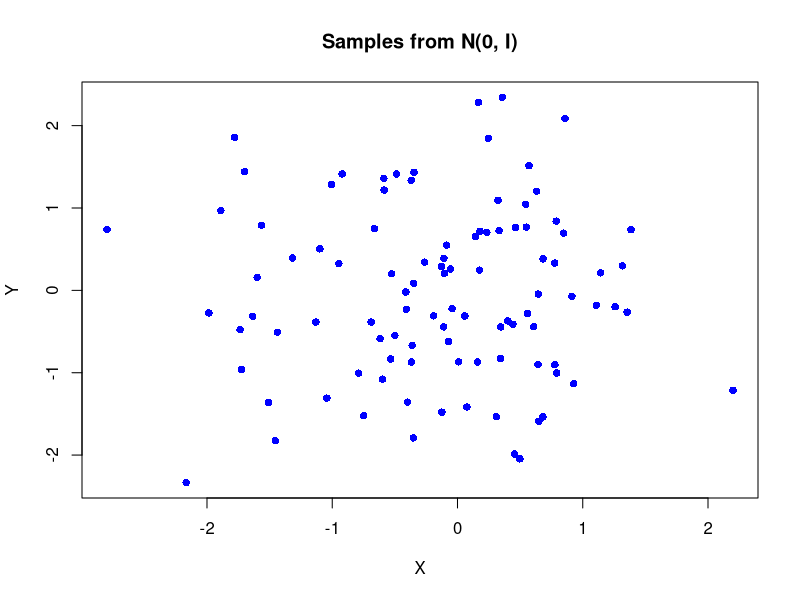
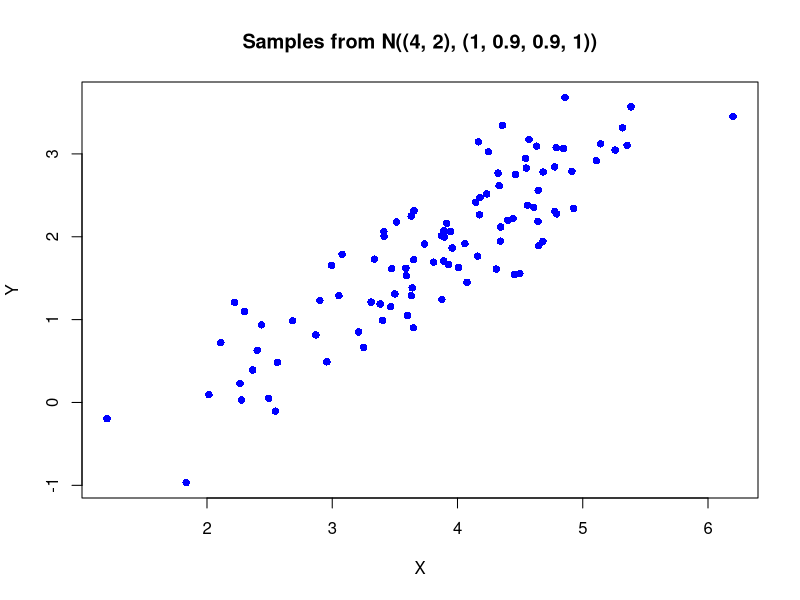
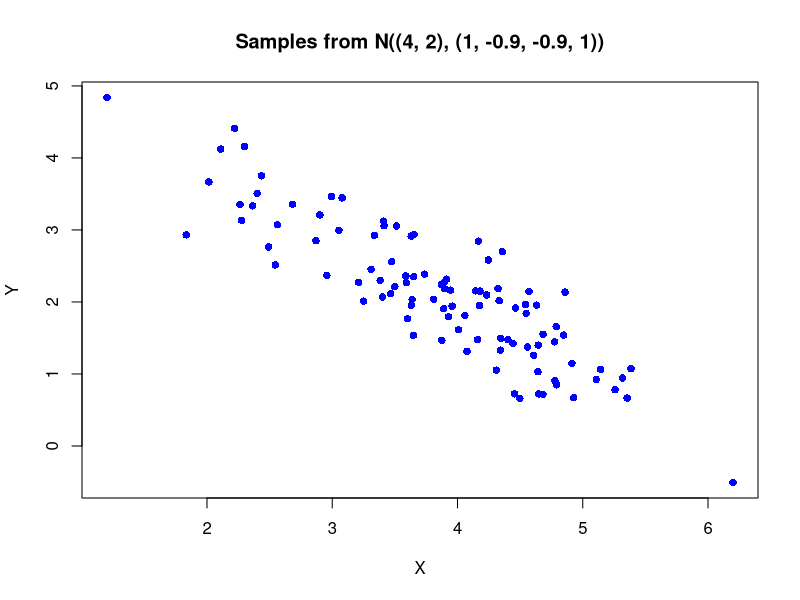
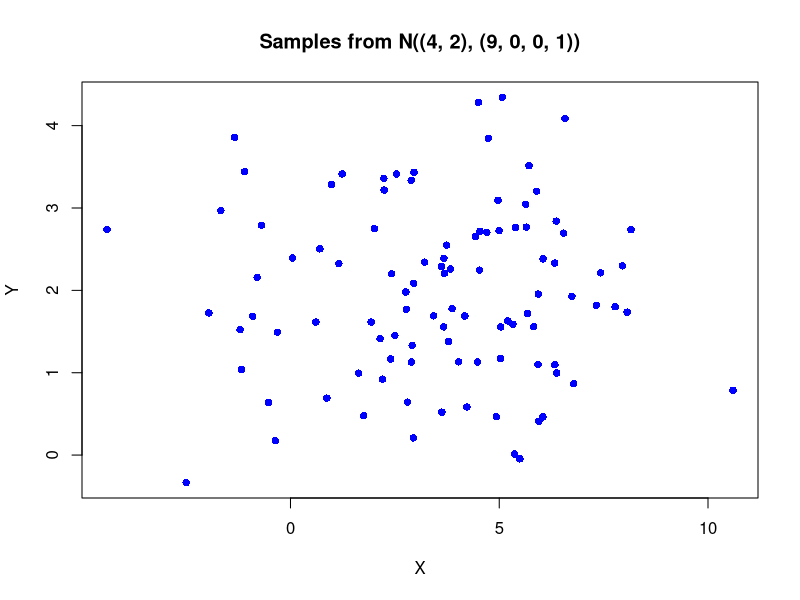
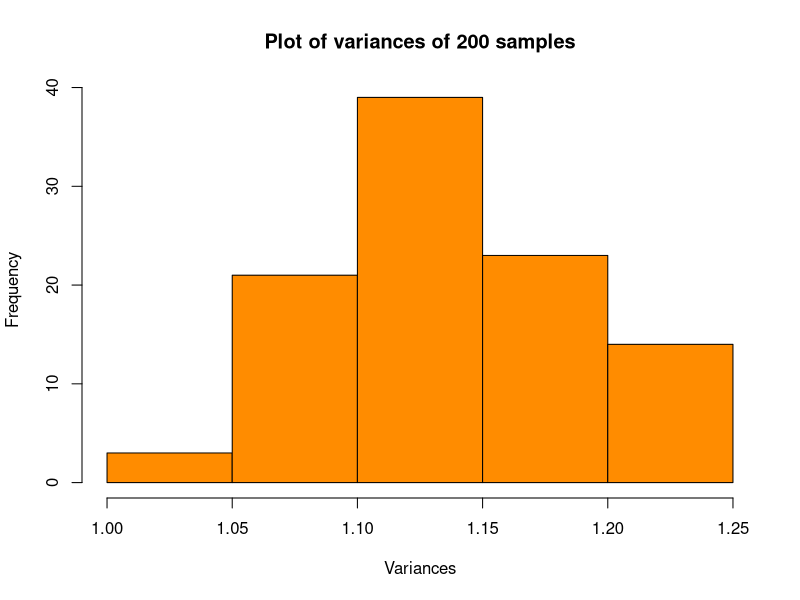
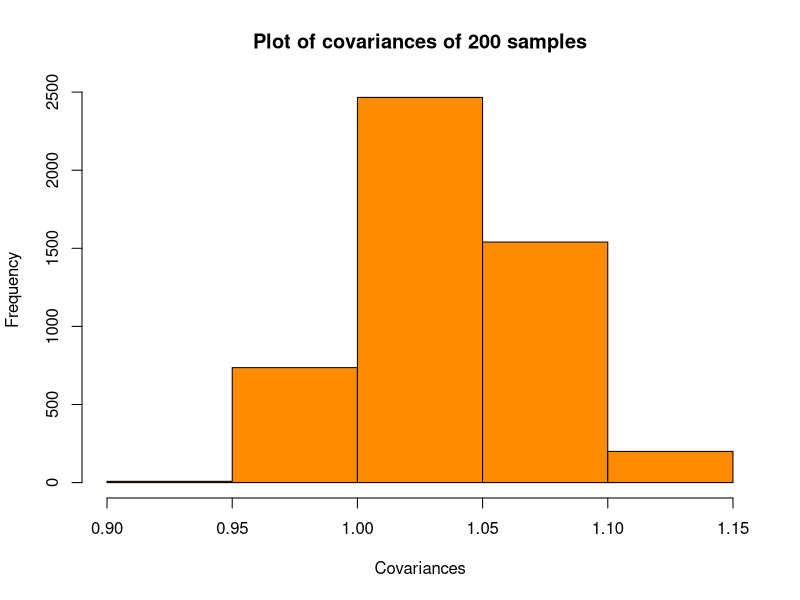
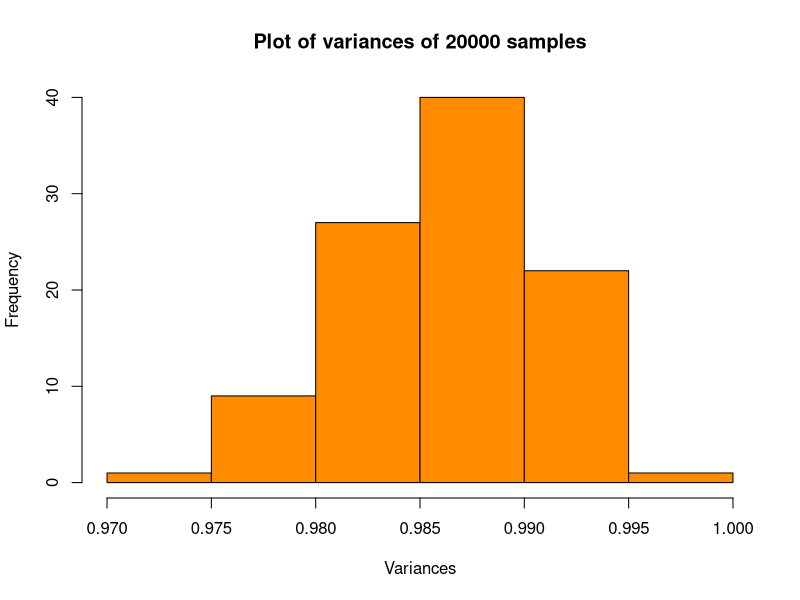
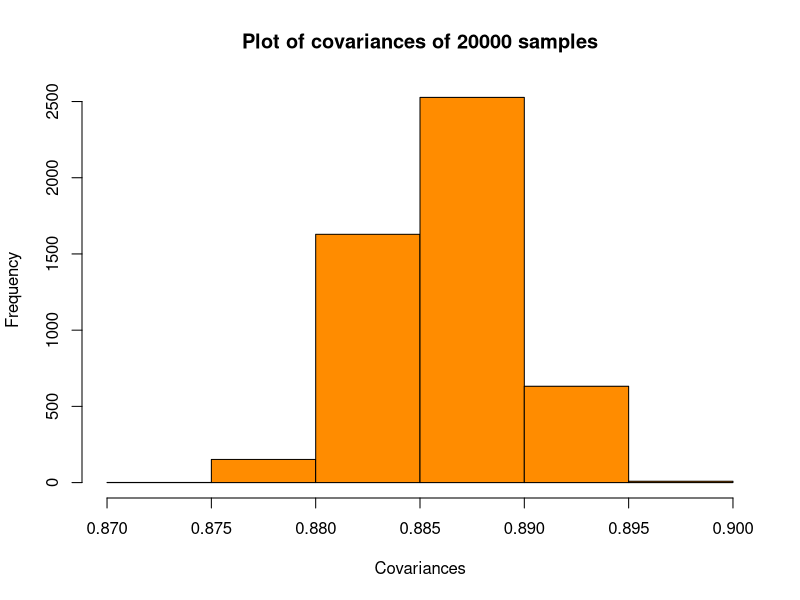

The R source for these figures, in order:
# Linear models - List 1

# Task 1

plot_vectors <- function(vectors, title) {
  plot(vectors, xlab='X', ylab='Y', pch=16, col="blue", main=title)
}

vectors <- matrix(rnorm(n=200), nrow=100)
plot_vectors(vectors, title="Samples from N(0, I)")


# Task 2

transform_vectors_from_standard_norm <- function(vectors, mean_matrix, covariance_matrix) {
  a_matrix <- t(chol(covariance_matrix))
  b_matrix <- matrix(rep(mean_matrix, dim(vectors)[1]), nrow=dim(vectors)[2])
  transformed_vectors <- t(a_matrix %*% t(vectors) + b_matrix)
  return(transformed_vectors)
}

mean_matrix <- matrix(c(4.0, 2.0), nrow=2)
covariance_matrix1 <- matrix(c(1.0, 0.9, 0.9, 1.0), nrow=2)
transformed_vectors1 <- transform_vectors_from_standard_norm(vectors, mean_matrix, covariance_matrix1)
plot_vectors(transformed_vectors1, title="Samples from N((4, 2), (1, 0.9, 0.9, 1))")
covariance_matrix2 <- matrix(c(1.0, -0.9, -0.9, 1.0), nrow=2)
transformed_vectors2 <- transform_vectors_from_standard_norm(vectors, mean_matrix, covariance_matrix2)
plot_vectors(transformed_vectors2, title="Samples from N((4, 2), (1, -0.9, -0.9, 1))")
covariance_matrix3 <- matrix(c(9.0, 0.0, 0.0, 1.0), nrow=2)
transformed_vectors3 <- transform_vectors_from_standard_norm(vectors, mean_matrix, covariance_matrix3)
plot_vectors(transformed_vectors3, title="Samples from N((4, 2), (9, 0, 0, 1))")


# Task 3

plot_samples_variances_covariances <- function(vectors, samples_count) {
  sample_covariance_matrix <- cov(vectors)
  variances <- diag(sample_covariance_matrix)
  hist(
    variances, main = paste("Plot of variances of", samples_count, "samples"),
    xlab = "Variances", breaks = 7, col = "darkorange"
  )
  print(paste0("Mean of variances: ", round(mean(variances), digits=2)))
  covariances <- sample_covariance_matrix[lower.tri(sample_covariance_matrix, diag=FALSE)]
  hist(
    covariances, main = paste("Plot of covariances of", samples_count, "samples"),
    xlab = "Covariances", breaks = 7, col = "darkorange"
  )
  print(paste0("Mean of covariances: ", round(mean(covariances), digits=2)))
}

analyse_vectors_transform <- function(dimension, samples_count) {
  vectors <- matrix(rnorm(n=dimension * samples_count), nrow=samples_count)
  mean_vector <- matrix(rep(0, dimension), nrow=dimension)
  covariance_matrix <- matrix(rep(0.9, dimension * dimension), nrow=dimension)
  diag(covariance_matrix) <- 1
  transformed_vectors <- transform_vectors_from_standard_norm(
    vectors, mean_vector, covariance_matrix
  )
  plot_samples_variances_covariances(transformed_vectors, samples_count)
}

analyse_vectors_transform(dimension = 100, samples_count = 200)
analyse_vectors_transform(dimension = 100, samples_count = 20000)
